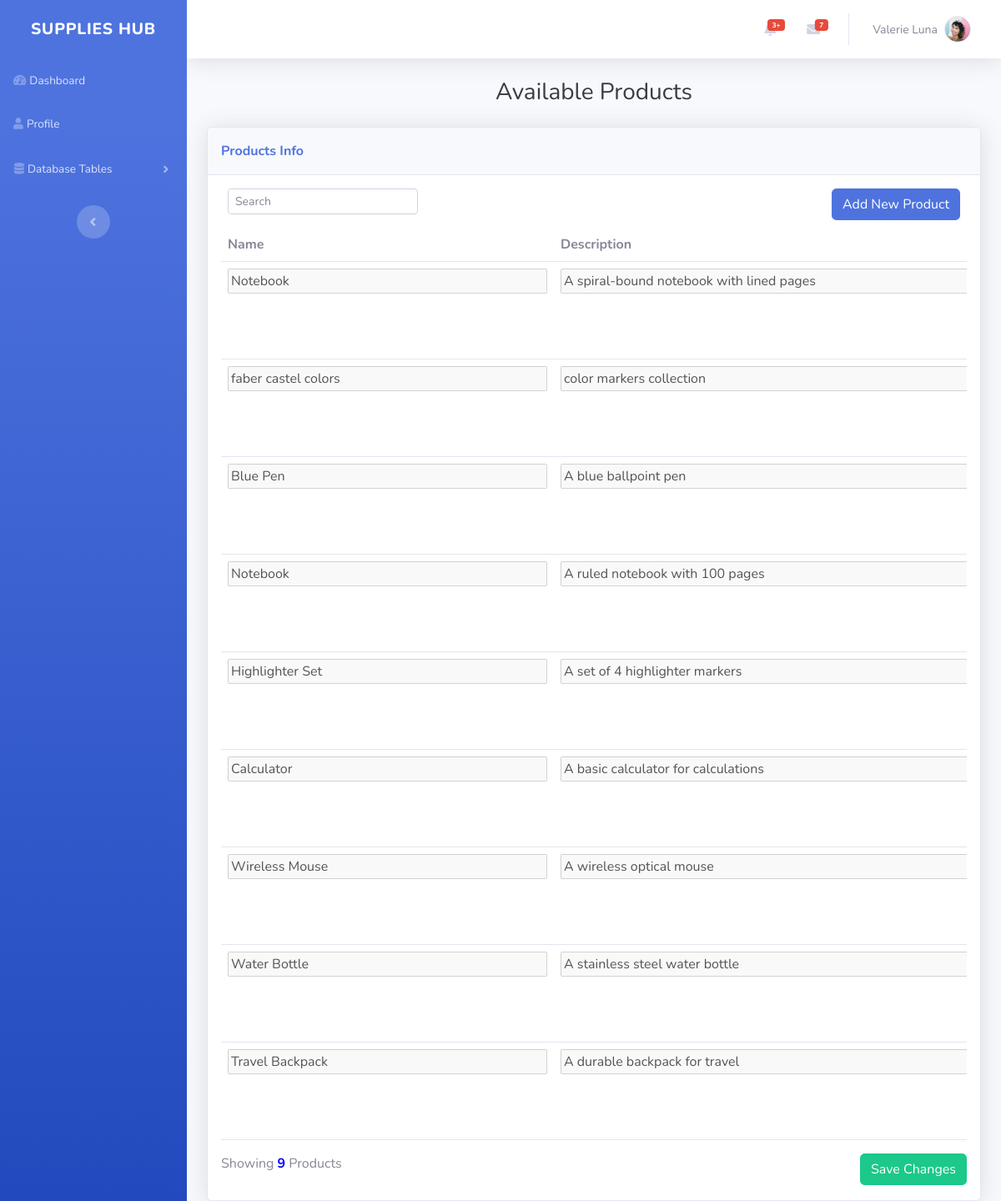
The app's page /admin-ManageProducts.php with its own data.
### tables this page shows
CREATE TABLE `products` (
  `id` int(255) NOT NULL,
  `pname` varchar(255) NOT NULL,
  `pdesc` varchar(255) DEFAULT NULL,
  `price` decimal(10,2) NOT NULL,
  `photo` varchar(255) NOT NULL,
  `category` varchar(255) NOT NULL
);

### admin-ManageProducts.php (the view, shortened to what this page needs)
<!DOCTYPE html>
<html lang="en">
<?php
require_once("connect.php");
$sql = "SELECT * FROM products";
$result = mysqli_query($conn, $sql);
?>
<head>
    <link rel="stylesheet" href="assets/bootstrap/css/bootstrap.min.css">
    <link rel="stylesheet" href="https://use.fontawesome.com/releases/v5.12.0/css/all.css">
</head>
<body id="page-top">
    <div id="wrapper">
        <?php include("admin-sidebar.php"); ?>
        <div class="d-flex flex-column" id="content-wrapper">
            <div id="content">
                <?php include("admin-topbar.php"); ?>
                <div class="container-fluid">
                    <h3 class="text-dark mb-4 text-center">Available Products</h3>
                    <div class="card shadow">
                        <div class="card-header py-3 text-nowrap d-flex justify-content-between align-items-center">
                            <p class="text-primary m-0 fw-bold">Products Info</p>
                        </div>
                        <div class="card-body">
                            <div class="row">
                                <div class="col-md text-nowrap d-flex justify-content-between align-items-center">
                                    <div class="text-md-end dataTables_filter px-2" id="dataTable_filter">
                                        <label class="form-label"><input type="search" size="25" class="form-control form-control-sm" aria-controls="dataTable" placeholder="Search"></label>
                                    </div>
                                    <div>
                                        <a href="admin-AddProducts.php"><button class="btn btn-primary text-white mx-2">Add New Product</button></a>
                                    </div>
                                </div>
                            </div>
                            <div class="table-responsive table mt-2" id="dataTable" role="grid" aria-describedby="dataTable_info">
                                <table class="table my-0" id="dataTable">
                                    <thead>
                                        <tr class="">
                                            <th>Name</th>
                                            <th>Description</th>
                                        </tr>
                                    </thead>
                                    <form method="POST">
                                        <tbody>
                                            <?php
                                            while ($row = mysqli_fetch_assoc($result)) {
                                                echo "<tr>";
                                                echo "<td><input type='text' name='pname[]' size='40' value='" . $row['pname'] . "' disabled></td>";
                                                echo "<td><input name='pdesc[]' type='text' size='80' value='" . $row['pdesc'] . "' disabled></td>";
                                                echo "</tr>";
                                            }
                                            ?>
                                        </tbody>
                                </table>
                            </div>
                            <div class="row justify-content-between">
                                <div class="col">
                                    <?php
                                    $sqlCount = "SELECT COUNT(*) AS total FROM products";
                                    $resultCount = mysqli_query($conn, $sqlCount);
                                    $rowCount = mysqli_fetch_assoc($resultCount);
                                    ?>
                                    <p>Showing <B style="color:blue"><?php echo $rowCount['total']; ?></B> Products</p>
                                </div>
                                <div class="col-auto">
                                    <input type="submit" name="update" class="btn btn-success text-white" value="Save Changes">
                                </div>
                            </div>
                        </div>
                    </div>
                </div>
            </div>
</body>
</html>

### records on screen
products: pname "Notebook", pdesc "A spiral-bound notebook with lined pages"
products: pname "faber castel colors", pdesc "color markers collection"
products: pname "Blue Pen", pdesc "A blue ballpoint pen"
products: pname "Notebook", pdesc "A ruled notebook with 100 pages"
products: pname "Highlighter Set", pdesc "A set of 4 highlighter markers"
products: pname "Calculator", pdesc "A basic calculator for calculations"
products: pname "Wireless Mouse", pdesc "A wireless optical mouse"
products: pname "Water Bottle", pdesc "A stainless steel water bottle"
products: pname "Travel Backpack", pdesc "A durable backpack for travel"

### other values on screen
$rowCount['total'] "9"
